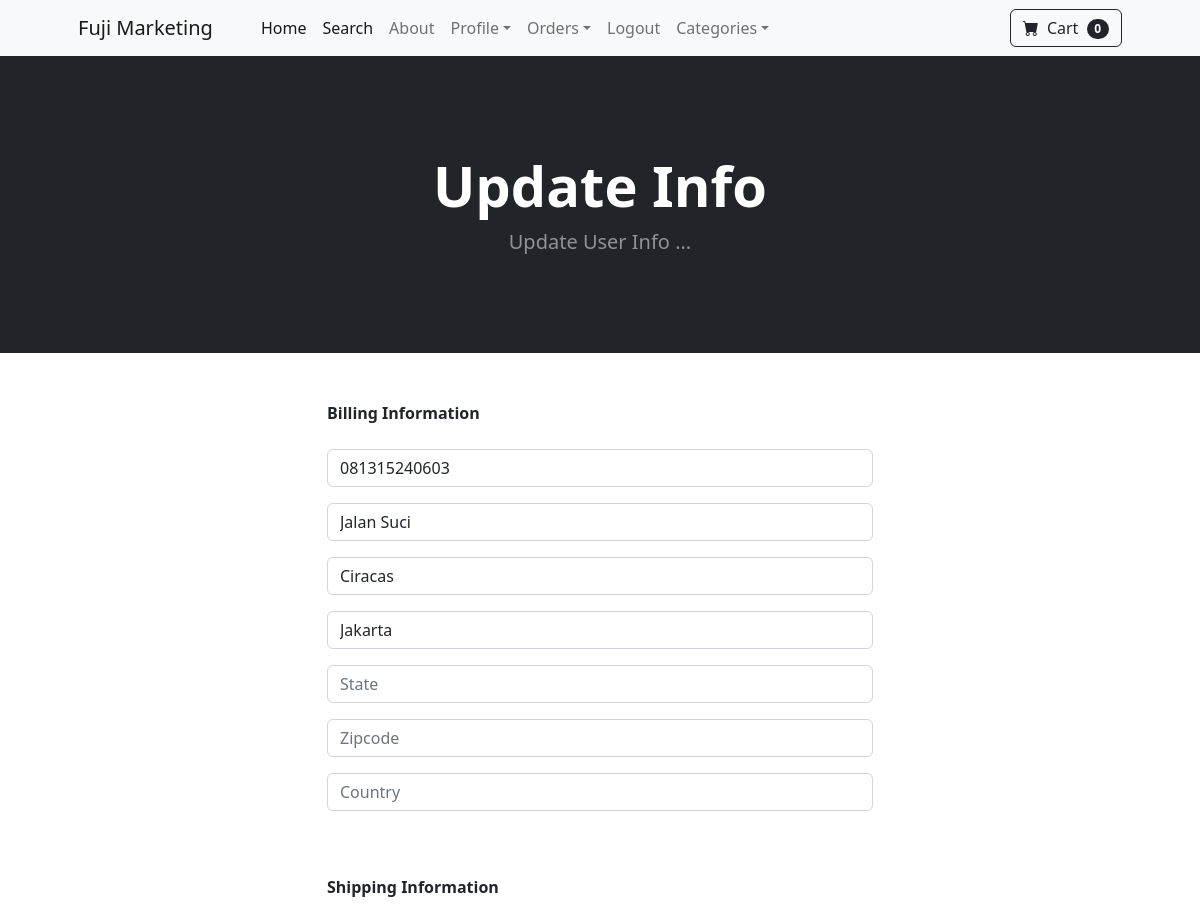
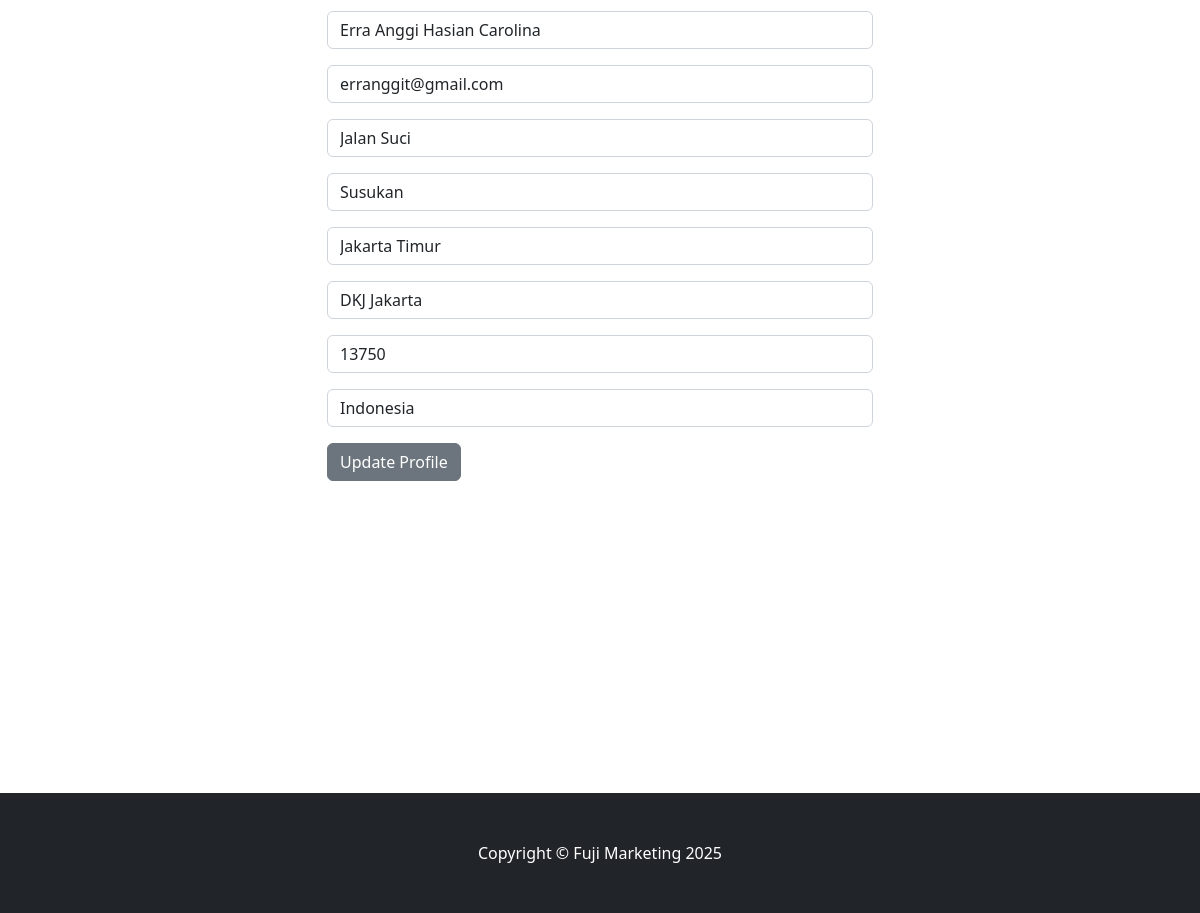
The page /update_info/ (signed in) on the database its author committed (2 pictures, top to bottom).
### store/models.py (models this page shows, shortened)
class Profile(models.Model):
    user = models.OneToOneField(User, on_delete=models.CASCADE)
    date_modified = models.DateTimeField(User, auto_now=True)
    phone = models.CharField(max_length=20, blank=True)
    address1 = models.CharField(max_length=200, blank=True)
    address2 = models.CharField(max_length=200, blank=True)
    city = models.CharField(max_length=200, blank=True)
    state = models.CharField(max_length=200, blank=True)
    zipcode = models.CharField(max_length=200, blank=True)
    country = models.CharField(max_length=200, blank=True)
    old_cart = models.CharField(max_length=200, blank=True, null=True)

### payment/models.py (models this page shows, shortened)
class ShippingAddress(models.Model):
    user = models.ForeignKey(
        User, on_delete=models.CASCADE, null=True, blank=True)
    shipping_full_name = models.CharField(max_length=255)
    shipping_email = models.CharField(max_length=255)
    shipping_address1 = models.CharField(max_length=255)
    shipping_address2 = models.CharField(max_length=255, null=True, blank=True)
    shipping_city = models.CharField(max_length=255)
    shipping_state = models.CharField(max_length=255, null=True, blank=True)
    shipping_zipcode = models.CharField(max_length=255, null=True, blank=True)
    shipping_country = models.CharField(max_length=255)
    class Meta:
        verbose_name_plural = "Shipping Address"

### store/views.py (the view)
# urls.py: path('update_info/', views.update_info, name='update_info'),
def update_info(request):
    if request.user.is_authenticated:
        current_user = Profile.objects.get(user__id=request.user.id)
        try:
            shipping_user = ShippingAddress.objects.get(id=request.user.id)
        except:
            shipping_user = None
        form = UserInfoForm(request.POST or None, instance=current_user)
        shipping_form = ShippingForm(
            request.POST or None, instance=shipping_user)
        if form.is_valid() and shipping_form.is_valid():
            form.save()
            shipping_form.save()
            messages.success(request, "Your Info Has Been Updated!!")
            return redirect('home')
        return render(request, "update_info.html", {'form': form, 'shipping_form': shipping_form})
    else:
        messages.success(
            request, "You Must Be Logged in to Access That Page!!")
        return redirect('home')

### cart/cart.py (called while the page is built)
    def __len__(self):
        return len(self.cart)

### cart/context_processors.py (called while the page is built)
def cart(request):
    return {'cart': Cart(request)}

### store/templates/update_info.html (shortened to what this page needs)
{% extends 'base.html' %}
{% block content %}
<header class="bg-dark py-5">
    <div class="container px-4 px-lg-5 my-5">
        <div class="text-center text-white">
            <h1 class="display-4 fw-bolder">Update Info</h1>
            <p class="lead fw-normal text-white-50 mb-0">Update User Info ... </p>
        </div>
    </div>
</header>
<div class="container">
    <div class="row">
        <div class="col-md-6 offset-md-3">
            <strong>Billing Information</strong>
            <br /><br />
            <form method="POST" action="{% url 'update_info' %}">
                {{ form.as_p }}
                <br /><br />
                <strong>Shipping Information</strong>
                <br /><br />
                {{ shipping_form.as_p }}
                <br\>
                    <br\>
                        <button type="submit" class="btn btn-secondary">Update Profile</button>
            </form>
        </div>
    </div>
</div>
{% endblock %}

### rows shown on the page
Profile: phone "081315240603", address1 "Jalan Suci", address2 "Ciracas", city "Jakarta"
ShippingAddress: shipping_full_name "Erra Anggi Hasian Carolina", shipping_email "erranggit@gmail.com", shipping_address1 "Jalan Suci", shipping_address2 "Susukan", shipping_city "Jakarta Timur", shipping_state "DKJ Jakarta", shipping_zipcode "13750", shipping_country "Indonesia"

### other values the page prints
{{ cart|length }} "0"
